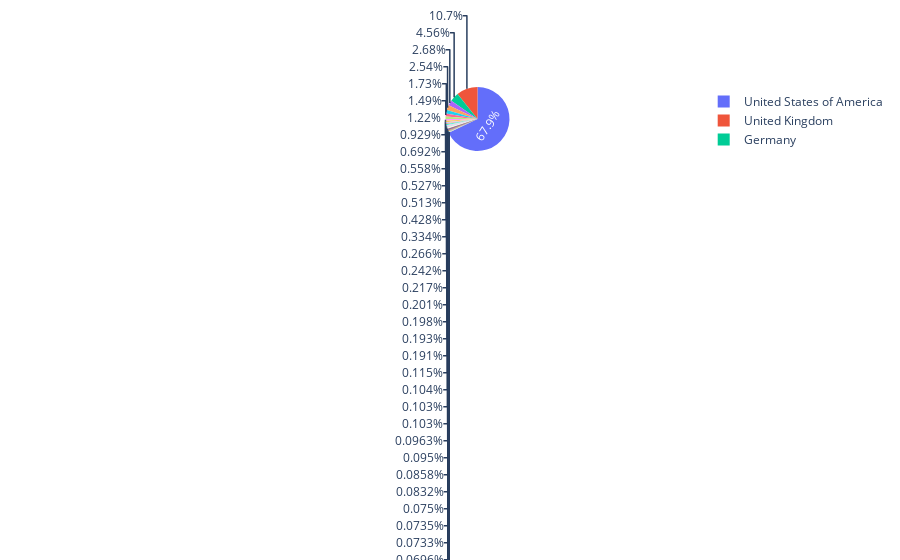

Notebook code cell kept with this figure:
### Markdown cell above
# Question 1: What areas have the most influence on revenue?

### Code cell
fields = ["production_countries","revenue"]
data = pd.read_csv("tmdb_5000_movies.csv", skipinitialspace=True, usecols=fields)
countries = []
# Extract List of Countries
for i in range(len(data)):
    country_data_string = data.values[i][0]    
    country_array = country_data_string.split('{')    
    for i in range(1, len(country_array)):
        j = country_array[i].split('"') 
        countries.append(j[7]) 

countries = list(dict.fromkeys(countries))
revenue_by_countries = np.zeros(len(countries))
# Extract The Sum of Revenue By Country
for i in range(len(data)):    
    for j in range(len(countries)):        
        if data.values[i][0].find('"' + countries[j] + '"') > 0:
             revenue_by_countries[j] += data.values[i][1]   


from plotly.offline import iplot, init_notebook_mode
init_notebook_mode(connected = True)
import plotly.graph_objs as go
trace = go.Pie(labels = countries, values = revenue_by_countries)
data_trace = [trace]
fig = go.Figure(data = data_trace)
iplot(fig)

### Figure 1 — Plotly figure (JSON) as saved in the notebook; plotly's stock layout.template omitted (floating-point values rounded to 4 significant figures)
{"data": [{"labels": ["United States of America", "United Kingdom", "Jamaica", "Bahamas", "Dominica", "Czech Republic", "Poland", "Slovenia", "New Zealand", "Germany", "China", "Canada", "Italy", "Japan", "Malta", "Australia", "France", "Belgium", "India", "Netherlands", "Spain", "United Arab Emirates", "Hong Kong", "Taiwan", "Ireland", "Morocco", "Hungary", "Singapore", "Norway", "Sweden", "South Africa", "Russia", "Romania", "Mexico", "Monaco", "Switzerland", "Pakistan", "Malaysia", "Finland", "Iceland", "Denmark", "Tunisia", "Philippines", "Bulgaria", "South Korea", "Brazil", "Peru", "Luxembourg", "Bosnia and Herzegovina", "Kazakhstan", "Portugal", "Aruba", "Libyan Arab Jamahiriya", "Serbia", "Ukraine", "Chile", "Argentina", "Panama", "Austria", "Greece", "Lithuania", "Cambodia", "Thailand", "Slovakia", "Israel", "Fiji", "Serbia and Montenegro", "Turkey", "Nigeria", "Cyprus", "Jordan", "Bolivia", "Ecuador", "Colombia", "Egypt", "Bhutan", "Lebanon", "Kyrgyz Republic", "Algeria", "Indonesia", "Guyana", "Iran", "Guadaloupe", "Afghanistan", "Angola", "Dominican Republic", "Cameroon", "Kenya"], "type": "pie", "values": [380026795469, 60084988968, 1125259812, 1214374346, 1065659812, 3123476253, 578027059, 419651413, 8325644337, 25480164585, 6825078486, 14990315869, 3871679328, 5195183028, 1866506681, 9649710497, 14187924310, 574244494, 2394941122, 479765647, 2870794924, 1488020173, 2949574527, 1356125346, 1106630139, 389157978, 645376084, 130482868, 317647097, 465456802, 578930160, 538830530, 409723131, 1078701305, 19406406, 263856559, 234592730, 0, 410960251, 531447460, 122011380, 25303038, 203277636, 217552569, 295208505, 205823368, 307248349, 178080250, 0, 26527510, 58401898, 0, 0, 29657751, 0, 31736168, 97997722, 0, 125517679, 31741942, 5926410, 0, 46439631, 0, 11125849, 2807854, 1072602, 0, 0, 0, 0, 623528, 0, 0, 0, 0, 0, 0, 0, 4105187, 0, 900000, 0, 0, 98017, 0, 0, 0]}], "layout": {}}
